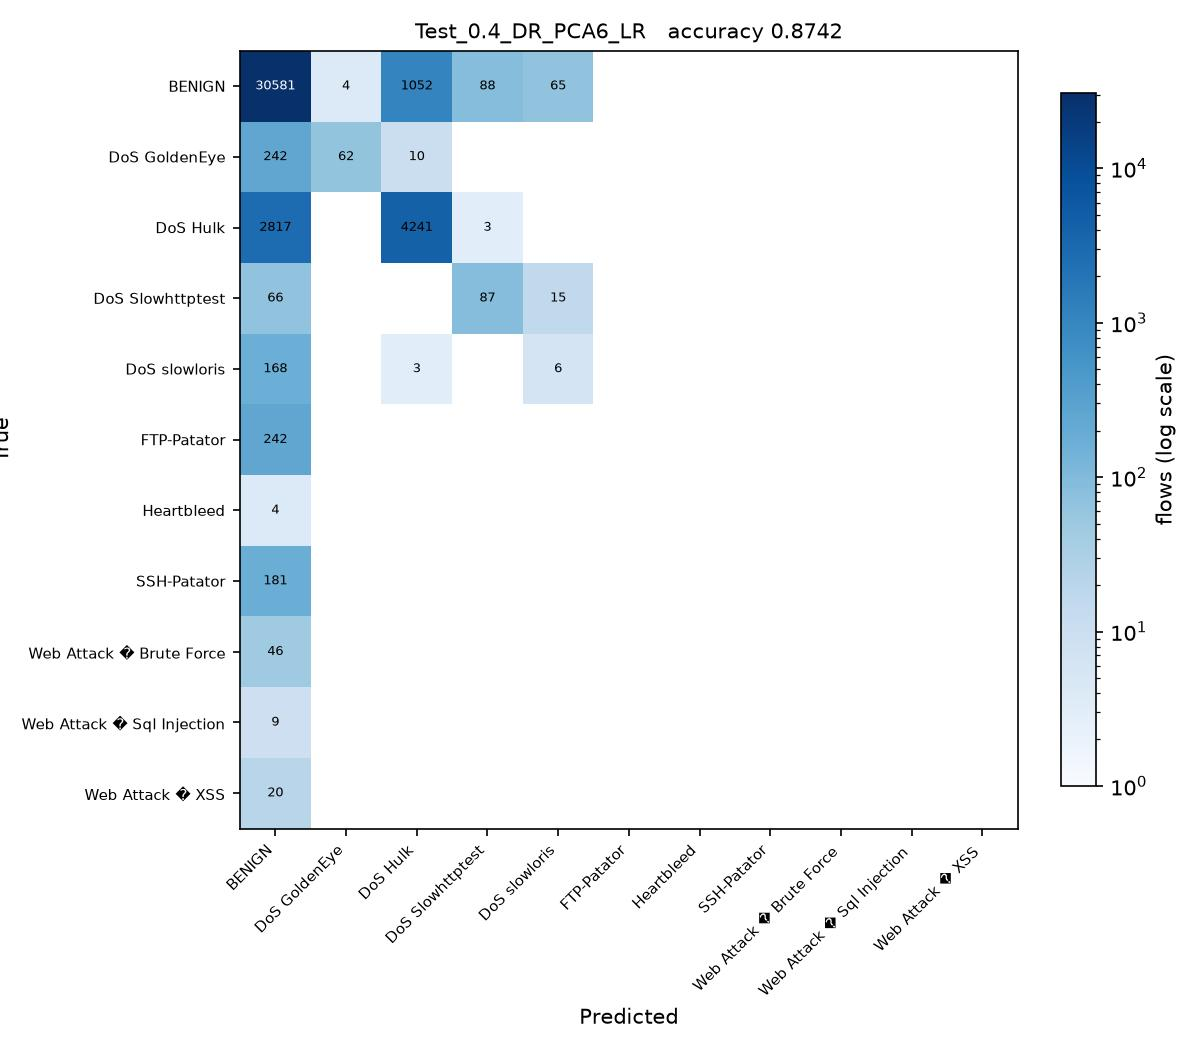

Reproduce this figure in Python.
# Test_0.4_DR_PCA6_LR.py
#
# Test size 0.4  |  PCA, 6 components  |  Logistic Regression (sheet #2)
#
# This is SGDC_60_40.py with the changes marked CHANGE below and nothing else.

import os
from pathlib import Path

# CHANGE 1: find the folder holding the three CSV files and run from there, so
# the plain file names below resolve no matter where this script is started
# from or how deeply it sits inside the project folder.
HERE = Path(__file__).resolve().parent
for PROJECT in [HERE, *HERE.parents]:
    if (PROJECT / 'Tuesday-WorkingHours.pcap_ISCX.csv').exists():
        os.chdir(PROJECT)
        break
else:
    raise SystemExit('Put this folder inside the folder that holds the three '
                     'CIC-IDS2017 CSV files, then run the script again.')
import numpy as np
import pandas as pd

df1 = pd.read_csv('Tuesday-WorkingHours.pcap_ISCX.csv', low_memory=True)
df2 = pd.read_csv('Wednesday-workingHours.pcap_ISCX.csv', low_memory=True)
df3 = pd.read_csv('Thursday-WorkingHours-Morning-WebAttacks.pcap_ISCX.csv', low_memory=True)

dataset = pd.concat([df1, df2, df3], ignore_index=True)

dataset.columns = dataset.columns.str.strip()

# CHANGE 2: a stratified sample of 100000 flows, the same for every run. An RBF
# SVM on all 1.3 million flows would take about an hour per script.
# At least 50 flows of every class are kept.
label = dataset.columns[-1]
dataset = pd.concat(
    [g.sample(n=min(len(g), max(50, round(100000 * len(g) / len(dataset)))), random_state=0)
     for _, g in dataset.groupby(label)],
    ignore_index=True
)

X = dataset.iloc[:, :-1]
y = dataset.iloc[:, -1]

X = X.apply(pd.to_numeric, errors='coerce')

X.replace([np.inf, -np.inf], np.nan, inplace=True)

from sklearn.impute import SimpleImputer

imputer = SimpleImputer(missing_values=np.nan, strategy='mean')
X = imputer.fit_transform(X)

from sklearn.preprocessing import LabelEncoder

labelencoder_y = LabelEncoder()
y = labelencoder_y.fit_transform(y)

from sklearn.model_selection import train_test_split

X_train, X_test, y_train, y_test = train_test_split(
    X,
    y,
    test_size=0.4,   # CHANGE 3: test size
    random_state=0,
    stratify=y
)

# CHANGE 4: PCA, from PCA_LDA_KErnel_PCA_CODE.pdf (fit only on training data)
from sklearn.decomposition import PCA

pca = PCA(n_components=6)
X_train = pca.fit_transform(X_train)
X_test = pca.transform(X_test)

# CHANGE 5: Logistic Regression (sheet #2) in place of SGDClassifier
from sklearn.linear_model import LogisticRegression

classifier = LogisticRegression(
    max_iter=1000,
    random_state=0
)

classifier.fit(X_train, y_train)

y_pred = classifier.predict(X_test) 

from sklearn.metrics import confusion_matrix
from sklearn.metrics import accuracy_score
from sklearn.metrics import precision_score
from sklearn.metrics import recall_score
from sklearn.metrics import f1_score
from sklearn.metrics import classification_report

cm = confusion_matrix(y_test, y_pred)

print("Confusion Matrix:\n")
print(cm)

print("\nAccuracy : {:.4f}".format(accuracy_score(y_test, y_pred)))
print("\nPrecision : {:.4f}".format(precision_score(y_test, y_pred, average='weighted')))
print("\nRecall : {:.4f}".format(recall_score(y_test, y_pred, average='weighted')))
print("\nF1 Score : {:.4f}".format(f1_score(y_test, y_pred, average='weighted')))

print("\nClassification Report:\n")
print(classification_report(y_test, y_pred))

# CHANGE 6: save the confusion matrix as Test_0.4_DR_PCA6_LR.jpg and record the result
import matplotlib
matplotlib.use('Agg')
import matplotlib.pyplot as plt
from matplotlib.colors import LogNorm

here = HERE                     # the folder this script sits in
names = [str(c) for c in labelencoder_y.classes_]
fig, ax = plt.subplots(figsize=(8, 7))
im = ax.imshow(cm, cmap='Blues', norm=LogNorm(vmin=1))
ax.set_xticks(range(len(names)), names, rotation=45, ha='right', fontsize=7)
ax.set_yticks(range(len(names)), names, fontsize=7)
ax.set_xlabel('Predicted')
ax.set_ylabel('True')
ax.set_title('Test_0.4_DR_PCA6_LR   accuracy {:.4f}'.format(accuracy_score(y_test, y_pred)), fontsize=10)
for i in range(cm.shape[0]):
    for j in range(cm.shape[1]):
        if cm[i, j]:
            ax.text(j, i, cm[i, j], ha='center', va='center', fontsize=6,
                    color='white' if cm[i, j] > cm.max() / 3 else 'black')
fig.colorbar(im, ax=ax, fraction=0.04, label='flows (log scale)')
fig.tight_layout()
fig.savefig(here / 'Test_0.4_DR_PCA6_LR.jpg', dpi=150)
plt.close(fig)

row = pd.DataFrame([{
    'Test': 0.4, 'DR': 'PCA6', 'Clas': 'LR',
    'Acc': round(accuracy_score(y_test, y_pred), 4),
    'Pre': round(precision_score(y_test, y_pred, average='weighted'), 4),
    'Rec': round(recall_score(y_test, y_pred, average='weighted'), 4),
    'F1': round(f1_score(y_test, y_pred, average='weighted'), 4),
    'script': 'Test_0.4_DR_PCA6_LR',
}])
out = PROJECT / 'results' / '75_runs_pca.csv'
out.parent.mkdir(exist_ok=True)
if out.exists():
    old = pd.read_csv(out)
    row = pd.concat([old[old['script'] != 'Test_0.4_DR_PCA6_LR'], row], ignore_index=True)
row.to_csv(out, index=False)
